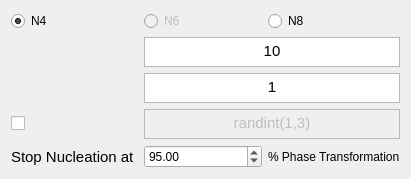
                      <widget class="QWidget" name="tab_11">
                       <attribute name="title">
                        <string>Neighborhood Based Growth</string>
                       </attribute>
                       <layout class="QGridLayout" name="gridLayout_24">
                        <item row="9" column="2">
                         <widget class="QLabel" name="label_4">
                          <property name="text">
                           <string>% Phase Transformation</string>
                          </property>
                         </widget>
                        </item>
                        <item row="3" column="1" colspan="2">
                         <widget class="QTextEdit" name="textEdit_Ndot_Aniso_Neigh">
                          <property name="enabled">
                           <bool>true</bool>
                          </property>
                          <property name="maximumSize">
                           <size>
                            <width>16777215</width>
                            <height>30</height>
                           </size>
                          </property>
                          <property name="html">
                           <string>&lt;!DOCTYPE HTML PUBLIC &quot;-//W3C//DTD HTML 4.0//EN&quot; &quot;http://www.w3.org/TR/REC-html40/strict.dtd&quot;&gt;
&lt;html&gt;&lt;head&gt;&lt;meta name=&quot;qrichtext&quot; content=&quot;1&quot; /&gt;&lt;style type=&quot;text/css&quot;&gt;
p, li { white-space: pre-wrap; }
&lt;/style&gt;&lt;/head&gt;&lt;body style=&quot; font-family:'MS Shell Dlg 2'; font-size:10pt; font-weight:400; font-style:normal;&quot;&gt;
&lt;p align=&quot;center&quot; style=&quot; margin-top:0px; margin-bottom:0px; margin-left:0px; margin-right:0px; -qt-block-indent:0; text-indent:0px;&quot;&gt;&lt;span style=&quot; font-family:'Ubuntu'; font-size:11pt;&quot;&gt;10&lt;/span&gt;&lt;/p&gt;&lt;/body&gt;&lt;/html&gt;</string>
                          </property>
                         </widget>
                        </item>
                        <item row="0" column="0">
                         <widget class="QRadioButton" name="radioButton_N4Conti">
                          <property name="text">
                           <string>N4</string>
                          </property>
                          <property name="checkable">
                           <bool>true</bool>
                          </property>
                          <property name="checked">
                           <bool>true</bool>
                          </property>
                         </widget>
                        </item>
                        <item row="9" column="0">
                         <widget class="QLabel" name="label_10">
                          <property name="font">
                           <font>
                            <pointsize>11</pointsize>
                           </font>
                          </property>
                          <property name="text">
                           <string>Stop Nucleation at </string>
                          </property>
                         </widget>
                        </item>
                        <item row="9" column="1">
                         <widget class="QDoubleSpinBox" name="doubleSpinBox_NustopAnisoNeigh">
                          <property name="decimals">
                           <number>2</number>
                          </property>
                          <property name="minimum">
                           <double>0.000000000000000</double>
                          </property>
                          <property name="maximum">
                           <double>100.000000000000000</double>
                          </property>
                          <property name="singleStep">
                           <double>1.000000000000000</double>
                          </property>
                          <property name="value">
                           <double>95.000000000000000</double>
                          </property>
                         </widget>
                        </item>
                        <item row="0" column="1">
                         <widget class="QRadioButton" name="radioButton_N6Conti">
                          <property name="enabled">
                           <bool>false</bool>
                          </property>
                          <property name="text">
                           <string>N6</string>
                          </property>
                         </widget>
                        </item>
                        <item row="0" column="2">
                         <widget class="QRadioButton" name="radioButton_N8Conti">
                          <property name="text">
                           <string>N8</string>
                          </property>
                         </widget>
                        </item>
                        <item row="6" column="0" alignment="Qt::AlignLeft">
                         <widget class="QCheckBox" name="checkBox_gr2D_Aniso_Conti_Neigh">
                          <property name="text">
                           <string/>
                          </property>
                          <property name="icon">
                           <iconset resource="resourceLIST.qrc">
                            <normaloff>:/gposition.png</normaloff>:/gposition.png</iconset>
                          </property>
                          <property name="iconSize">
                           <size>
                            <width>80</width>
                            <height>30</height>
                           </size>
                          </property>
                         </widget>
                        </item>
                        <item row="5" column="1" colspan="2">
                         <widget class="QTextEdit" name="textEdit_Gt_Aniso_Neigh">
                          <property name="enabled">
                           <bool>true</bool>
                          </property>
                          <property name="maximumSize">
                           <size>
                            <width>16777215</width>
                            <height>30</height>
                           </size>
                          </property>
                          <property name="html">
                           <string>&lt;!DOCTYPE HTML PUBLIC &quot;-//W3C//DTD HTML 4.0//EN&quot; &quot;http://www.w3.org/TR/REC-html40/strict.dtd&quot;&gt;
&lt;html&gt;&lt;head&gt;&lt;meta name=&quot;qrichtext&quot; content=&quot;1&quot; /&gt;&lt;style type=&quot;text/css&quot;&gt;
p, li { white-space: pre-wrap; }
&lt;/style&gt;&lt;/head&gt;&lt;body style=&quot; font-family:'MS Shell Dlg 2'; font-size:10pt; font-weight:400; font-style:normal;&quot;&gt;
&lt;p align=&quot;center&quot; style=&quot; margin-top:0px; margin-bottom:0px; margin-left:0px; margin-right:0px; -qt-block-indent:0; text-indent:0px;&quot;&gt;&lt;span style=&quot; font-family:'Ubuntu'; font-size:11pt;&quot;&gt;1&lt;/span&gt;&lt;/p&gt;&lt;/body&gt;&lt;/html&gt;</string>
                          </property>
                         </widget>
                        </item>
                        <item row="6" column="1" colspan="2">
                         <widget class="QTextEdit" name="textEdit_gr2D_aniso_conti_neigh">
                          <property name="enabled">
                           <bool>false</bool>
                          </property>
                          <property name="maximumSize">
                           <size>
                            <width>16777215</width>
                            <height>30</height>
                           </size>
                          </property>
                          <property name="html">
                           <string>&lt;!DOCTYPE HTML PUBLIC &quot;-//W3C//DTD HTML 4.0//EN&quot; &quot;http://www.w3.org/TR/REC-html40/strict.dtd&quot;&gt;
&lt;html&gt;&lt;head&gt;&lt;meta name=&quot;qrichtext&quot; content=&quot;1&quot; /&gt;&lt;style type=&quot;text/css&quot;&gt;
p, li { white-space: pre-wrap; }
&lt;/style&gt;&lt;/head&gt;&lt;body style=&quot; font-family:'MS Shell Dlg 2'; font-size:10pt; font-weight:400; font-style:normal;&quot;&gt;
&lt;p align=&quot;center&quot; style=&quot; margin-top:0px; margin-bottom:0px; margin-left:0px; margin-right:0px; -qt-block-indent:0; text-indent:0px;&quot;&gt;&lt;span style=&quot; font-family:'Ubuntu'; font-size:11pt;&quot;&gt;randint(1,3)&lt;/span&gt;&lt;/p&gt;&lt;/body&gt;&lt;/html&gt;</string>
                          </property>
                         </widget>
                        </item>
                        <item row="3" column="0" alignment="Qt::AlignLeft">
                         <widget class="QPushButton" name="pushButton_6">
                          <property name="maximumSize">
                           <size>
                            <width>16777215</width>
                            <height>30</height>
                           </size>
                          </property>
                          <property name="text">
                           <string/>
                          </property>
                          <property name="icon">
                           <iconset resource="resourceLIST.qrc">
                            <normaloff>:/ndott.png</normaloff>:/ndott.png</iconset>
                          </property>
                          <property name="iconSize">
                           <size>
                            <width>70</width>
                            <height>30</height>
                           </size>
                          </property>
                          <property name="flat">
                           <bool>true</bool>
                          </property>
                         </widget>
                        </item>
                        <item row="5" column="0" alignment="Qt::AlignLeft">
                         <widget class="QPushButton" name="pushButton_7">
                          <property name="maximumSize">
                           <size>
                            <width>16777215</width>
                            <height>30</height>
                           </size>
                          </property>
                          <property name="text">
                           <string/>
                          </property>
                          <property name="icon">
                           <iconset resource="resourceLIST.qrc">
                            <normaloff>:/gt.png</normaloff>:/gt.png</iconset>
                          </property>
                          <property name="iconSize">
                           <size>
                            <width>70</width>
                            <height>30</height>
                           </size>
                          </property>
                          <property name="flat">
                           <bool>true</bool>
                          </property>
                         </widget>
                        </item>
                       </layout>
                      </widget>
